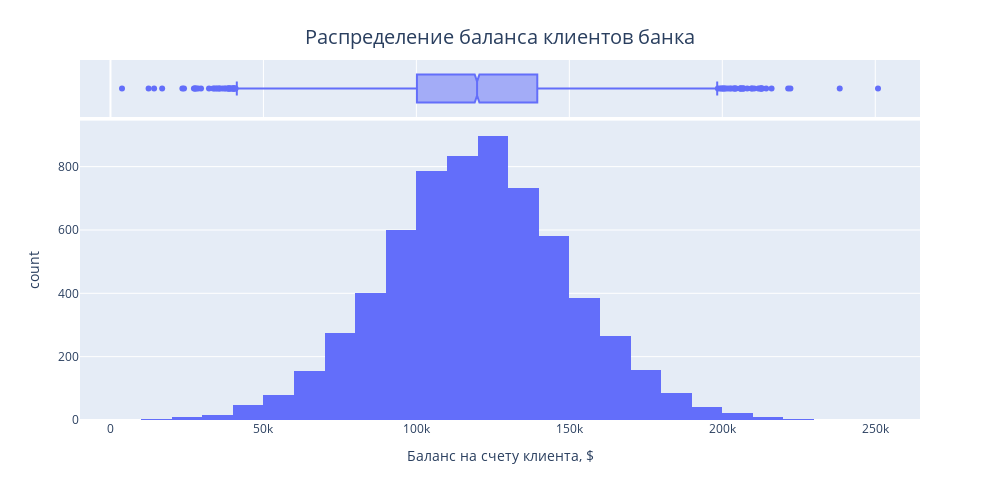

Notebook source saved alongside this figure:
### Code cell
# построим интерактивную гистограмму, чтобы внимательнее изучить распределение
fig = px.histogram(
    balance,
    x='Balance',
    labels={'Balance':'Баланс на счету клиента, $', 'y':'Количество клиентов, чел.'},
    marginal='box',
    nbins=30,
    width=1000,
    height=500
)
fig.update_layout(
    title=dict(
        text='Распределение баланса клиентов банка',
        yanchor='top',
        x=0.5,
        font_size=20
    )
)
gitly.show(fig)

### Figure 1 — Plotly figure (JSON) as saved in the notebook; plotly's stock layout.template omitted (floating-point values rounded to 4 significant figures; data arrays with more than 128 entries replaced by an {"elided": "..."} marker saying what was removed)
{"data": [{"alignmentgroup": "True", "bingroup": "x", "hovertemplate": "Баланс на счету клиента, $=%{x}<br>count=%{y}<extra></extra>", "legendgroup": "", "marker": {"color": "#636efa", "pattern": {"shape": ""}}, "name": "", "nbinsx": 30, "offsetgroup": "", "orientation": "v", "showlegend": false, "type": "histogram", "x": {"elided": "6383 float values"}, "xaxis": "x", "yaxis": "y"}, {"alignmentgroup": "True", "hovertemplate": "Баланс на счету клиента, $=%{x}<extra></extra>", "legendgroup": "", "marker": {"color": "#636efa"}, "name": "", "notched": true, "offsetgroup": "", "showlegend": false, "type": "box", "x": {"elided": "6383 float values"}, "xaxis": "x2", "yaxis": "y2"}], "layout": {"barmode": "relative", "height": 500, "legend": {"tracegroupgap": 0}, "margin": {"t": 60}, "title": {"font": {"size": 20}, "text": "Распределение баланса клиентов банка", "x": 0.5, "yanchor": "top"}, "width": 1000, "xaxis": {"anchor": "y", "domain": [0, 1], "title": {"text": "Баланс на счету клиента, $"}}, "xaxis2": {"anchor": "y2", "domain": [0, 1], "matches": "x", "showgrid": true, "showticklabels": false}, "yaxis": {"anchor": "x", "domain": [0, 0.8316], "title": {"text": "count"}}, "yaxis2": {"anchor": "x2", "domain": [0.8416, 1], "matches": "y2", "showgrid": false, "showline": false, "showticklabels": false, "ticks": ""}}}
